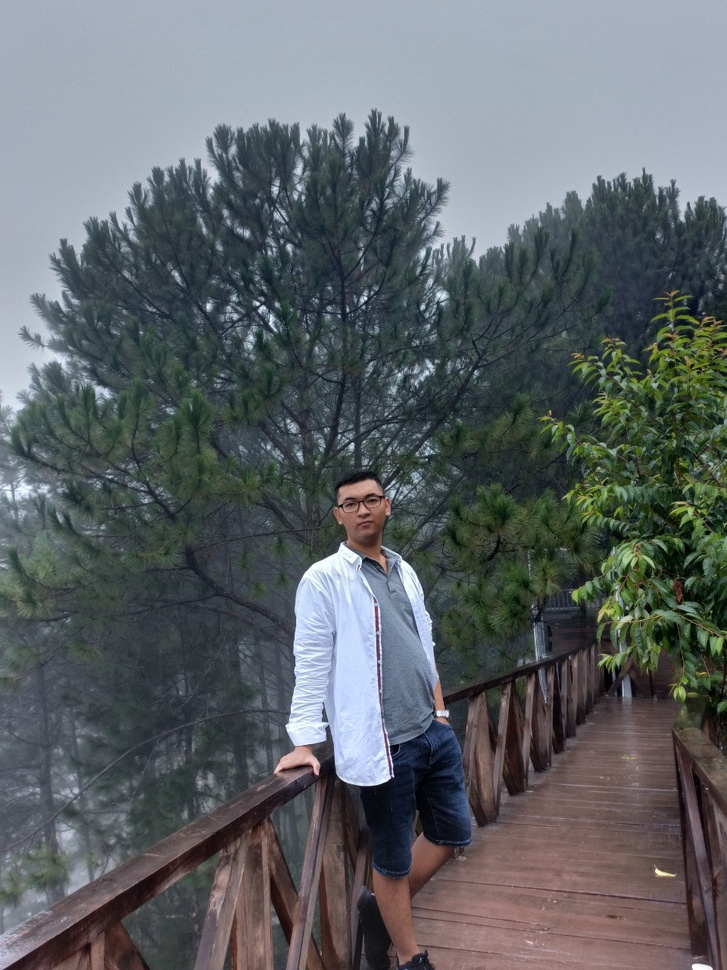
#> input picture Xử lý ảnh/pine.jpg, 727 x 970 px, shrunk from 960 x 1280 before the run
$ jupyter execute 1.ipynb   (older library calls are emulated)
#> lines starting #> are read from the running program, lines starting #| are printed output that depends on the picture; after the words box and inside, x2 and y2 are one past the last pixel; in counts of white or black regions, pixels touching at a corner belong together
[cell 1]
import matplotlib.pyplot as plt
import cv2

[cell 2]
img = plt.imread('../pine.jpg')
#> img is the input picture: shape (970, 727, 3); mean R, G, B 94.2, 99.7, 102.6
plt.imshow(img)

[cell 3]
image_rgb = img.astype('float32') / 255.0

# Extract the R, G, B channels
R = image_rgb[:, :, 2]  # OpenCV loads in BGR, so R is at index 2
G = image_rgb[:, :, 1]  # Green channel
B = image_rgb[:, :, 0]  # Blue channel
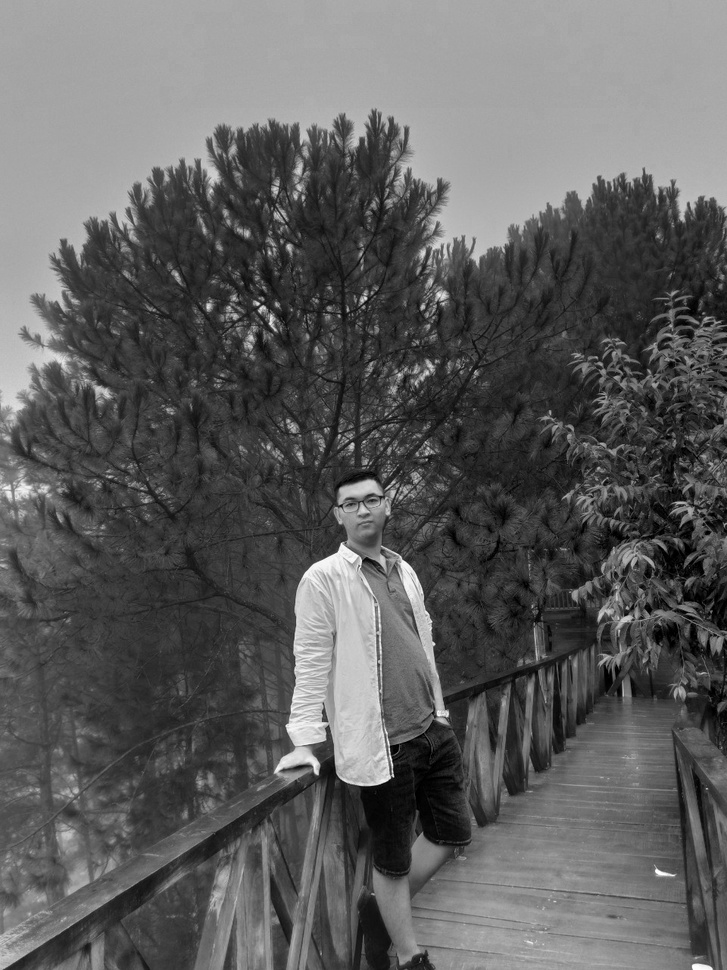
#> B: shape (970, 727) float32; min 0, max 1, mean 0.369

# Apply the grayscale conversion formula
Y = 0.2126 * R + 0.7152 * G + 0.0722 * B

# Convert the result back to 8-bit image
Y = (Y * 255).astype('uint8')

# Save the resulting image as "mssv.jpg"
cv2.imwrite('mssv.jpg', Y)

# Display the original and grayscale image
plt.figure(figsize=(10, 5))

# Original RGB Image
plt.subplot(1, 2, 1)
plt.imshow(cv2.cvtColor(image_rgb, cv2.COLOR_BGR2RGB))  # Convert BGR to RGB for displaying
plt.title('Original Image')
plt.axis('off')

# Grayscale Image
plt.subplot(1, 2, 2)
plt.imshow(Y, cmap='gray')
plt.title('Grayscale Image')
plt.axis('off')

plt.show()
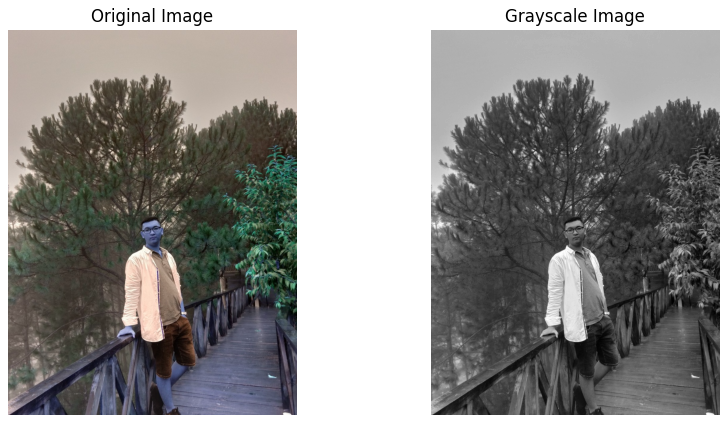
#> figure drawn by matplotlib, 2 panels; B, G, R data is drawn as R, G, B

[cell 4]
input_image = plt.imread('../pine.jpg')

# Set constants m and E (you can modify these values as needed)
m = 128  # Example value for m (you can experiment with different values)
E = 2    # Example value for E (you can experiment with different values)

# Apply the transformation formula
transformed_image = 1 / (1 + (m / (input_image + 1e-5))**E)
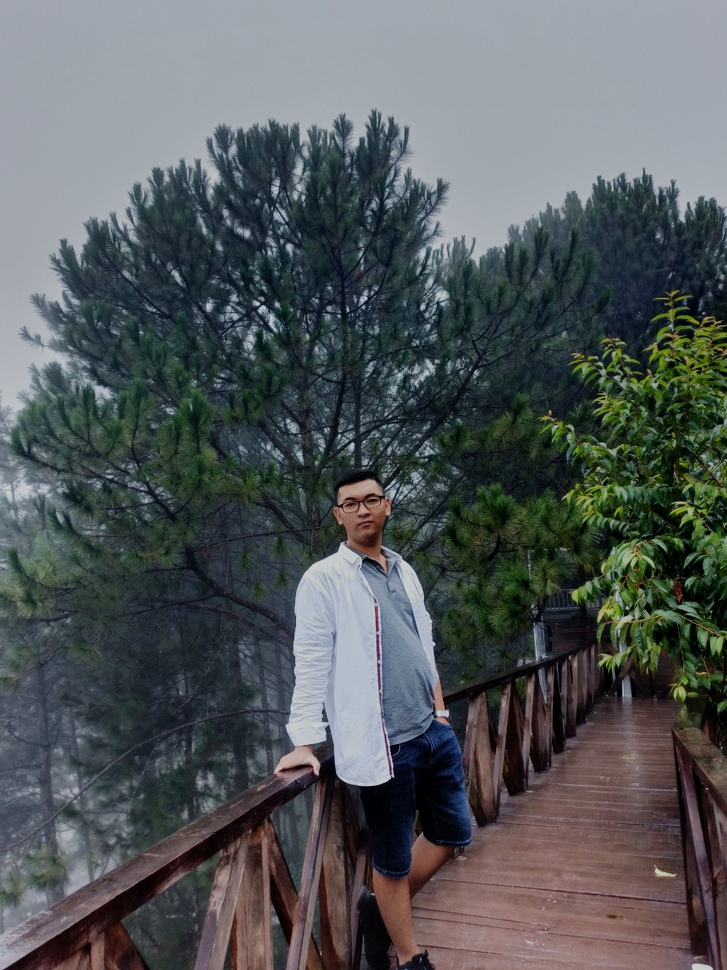
#> transformed_image: shape (970, 727, 3) float64; mean R, G, B 0.328, 0.349, 0.355

# Normalize the transformed image to the range [0, 255] and convert to uint8
transformed_image = (transformed_image * 255).astype('uint8')

# Display both the original and transformed images
plt.figure(figsize=(10, 5))

# Original Grayscale Image
plt.subplot(1, 2, 1)
plt.imshow(input_image, cmap='gray')
plt.title('Original Grayscale Image (mssv.jpg)')
plt.axis('off')

# Transformed Image
plt.subplot(1, 2, 2)
plt.imshow(transformed_image, cmap='gray')
plt.title('Transformed Image')
plt.axis('off')

plt.show()

# Optionally, save the transformed image
cv2.imwrite('transformed_mssv.jpg', transformed_image)
#> Out = True

[cell 5]
# vẽ histogram của ảnh trước và sau
# Calculate the histogram of the original and transformed images
hist_original = cv2.calcHist([Y], [0], None, [256], [0, 256])
#> hist_original = 256 values, max 20392 at index 179, min 1 at index 255, mean 2754.6
hist_transformed = cv2.calcHist([transformed_image], [0], None, [256], [0, 256])
#> hist_transformed = 256 values, max 34344 at index 159, min 0 at index 27, mean 2754.6

# Display the histograms
plt.figure(figsize=(10, 5))

# Histogram of the original grayscale image
plt.subplot(1, 2, 1)
plt.plot(hist_original, color='black')
plt.title('Histogram of the Original Grayscale Image')
plt.xlabel('Pixel Value')
plt.ylabel('Frequency')
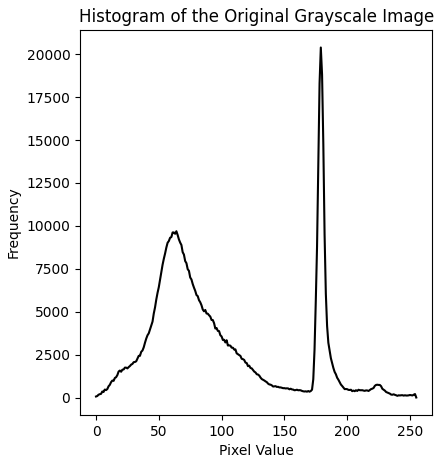
#> figure drawn by matplotlib, 1 panel; curve peaks at x = 179, y = 20392

[cell 6]
# Load the grayscale image (mssv.jpg) for gradient calculation
image = plt.imread('../pine.jpg')

# Example mssv: 20079801 (replace this with your actual mssv)
mssv = 22619011
filter_type = (mssv // 1000) % 4  # Get the fourth digit of mssv and calculate modulus 4

# Apply the selected filter based on the modulus result
if filter_type == 0:
    print("Applying Robert Cross (not available in OpenCV, skipping)")
    gradient_image = image  # For demonstration, keep original (since OpenCV doesn't have Roberts filter)
elif filter_type == 1:
    print("Applying Sobel filter")
    # Sobel filter
    gradient_image_x = cv2.Sobel(image, cv2.CV_64F, 1, 0, ksize=3)
    gradient_image_y = cv2.Sobel(image, cv2.CV_64F, 0, 1, ksize=3)
    gradient_image = cv2.magnitude(gradient_image_x, gradient_image_y)
elif filter_type == 2:
    print("Applying Prewitt filter")
    # Prewitt filter (approximated with kernel)
    kernelx = np.array([[1, 0, -1], [1, 0, -1], [1, 0, -1]])
    kernely = np.array([[1, 1, 1], [0, 0, 0], [-1, -1, -1]])
    gradient_image_x = cv2.filter2D(image, -1, kernelx)
    gradient_image_y = cv2.filter2D(image, -1, kernely)
    gradient_image = cv2.magnitude(gradient_image_x, gradient_image_y)
elif filter_type == 3:
    print("Applying Laplacian filter")
    # Laplacian filter
    gradient_image = cv2.Laplacian(image, cv2.CV_64F)
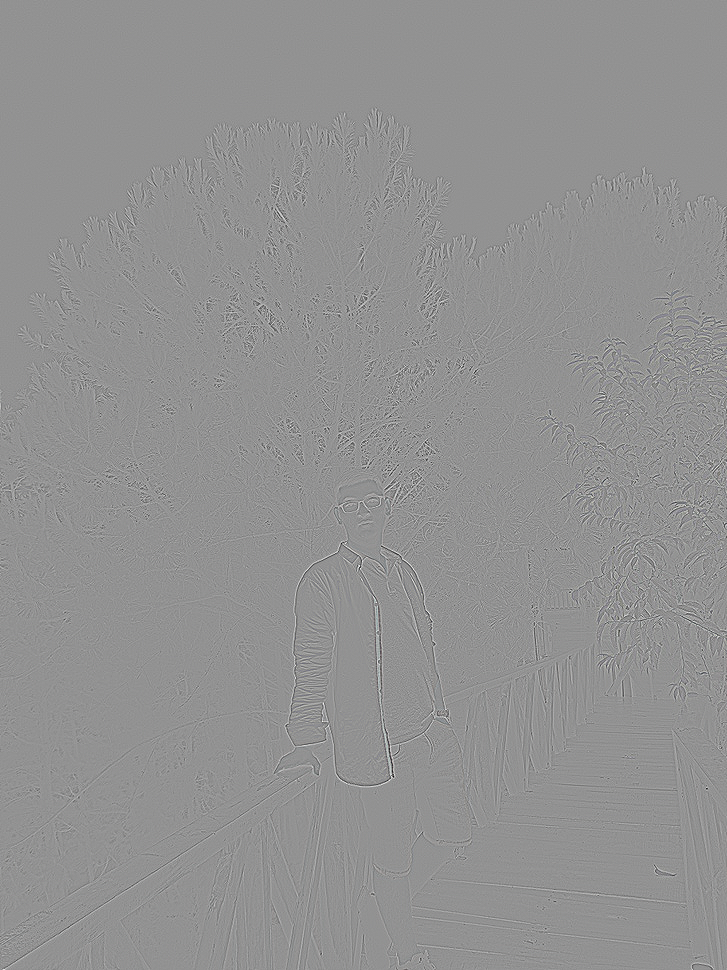
#> gradient_image: shape (970, 727, 3) float64; mean R, G, B 0, 0, 0; drawn with min black and max white

# Normalize the gradient image for better visualization
gradient_image = cv2.normalize(gradient_image, None, 0, 255, cv2.NORM_MINMAX).astype('uint8')

# Display original and filtered images
plt.figure(figsize=(10, 5))

# Original Grayscale Image
plt.subplot(1, 2, 1)
plt.imshow(image, cmap='gray')
plt.title('Original Grayscale Image')
plt.axis('off')

# Gradient Image
plt.subplot(1, 2, 2)
plt.imshow(gradient_image, cmap='gray')
plt.title('Filtered Image (Gradient)')
plt.axis('off')

plt.show()

# Optionally, save the gradient image
cv2.imwrite('gradient_mssv.jpg', gradient_image)
#> Out = True

[cell 7]
import cv2
import matplotlib.pyplot as plt

# Load the grayscale image (mssv.jpg)
image = cv2.imread('../pine.jpg', cv2.IMREAD_GRAYSCALE)
#> image: shape (970, 727); min 0, max 255, mean 98.3

# 1. Basic global thresholding (you can set a threshold value, e.g., 127)
_, basic_thresh = cv2.threshold(image, 127, 255, cv2.THRESH_BINARY)
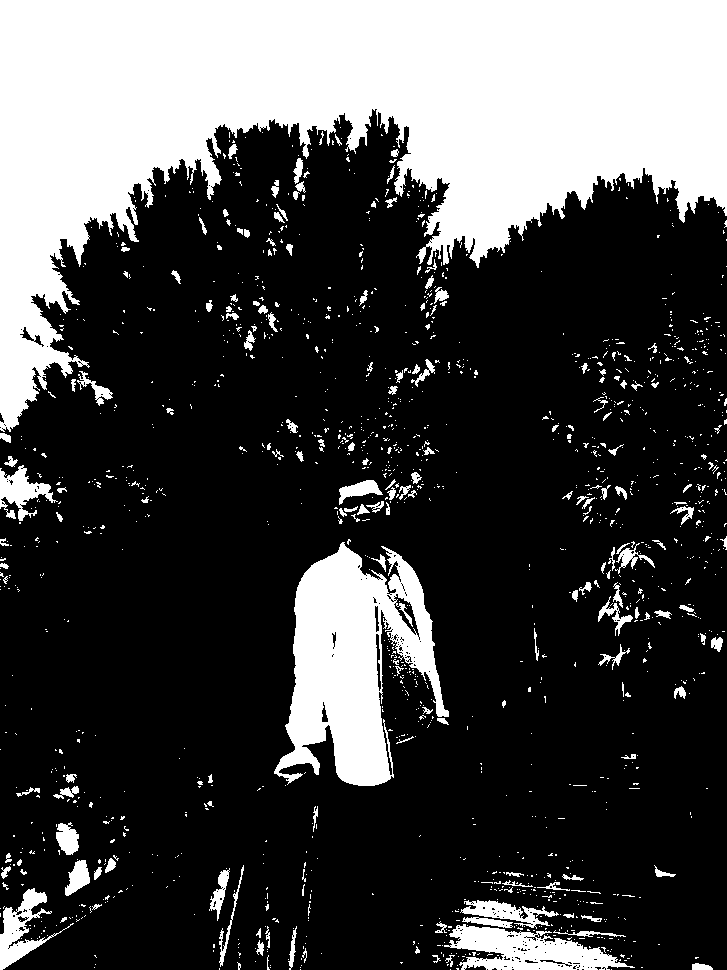
#> basic_thresh: shape (970, 727); 27.7% white; 1475 white regions (1295 under 20 px), largest, box (x1, y1, x2, y2) and area: (0, 0, 727, 432) 147660, (274, 542, 449, 786) 22537, (444, 924, 635, 970) 4685

# 2. Otsu's thresholding
_, otsu_thresh = cv2.threshold(image, 0, 255, cv2.THRESH_BINARY + cv2.THRESH_OTSU)
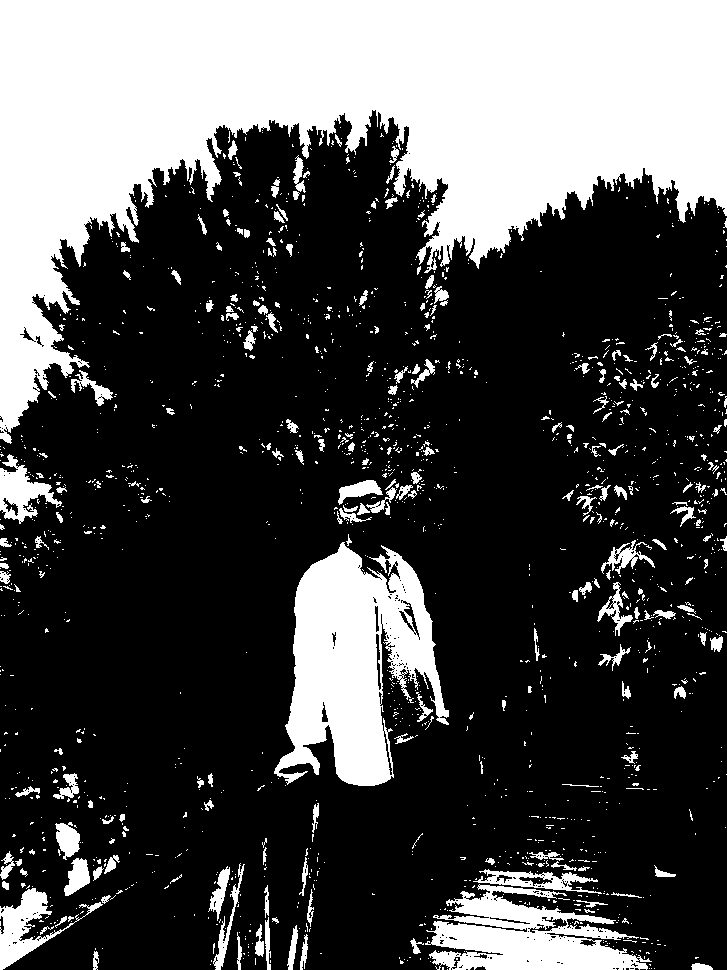
#> otsu_thresh: shape (970, 727); 29.9% white; 1684 white regions (1455 under 20 px), largest, box (x1, y1, x2, y2) and area: (0, 0, 727, 444) 148910, (274, 542, 449, 786) 23828, (425, 884, 652, 970) 10735

# Display original and thresholded images
plt.figure(figsize=(15, 5))

# Original Image
plt.subplot(1, 3, 1)
plt.imshow(image, cmap='gray')
plt.title('Original Grayscale Image (mssv.jpg)')
plt.axis('off')

# Basic Thresholding
plt.subplot(1, 3, 2)
plt.imshow(basic_thresh, cmap='gray')
plt.title('Basic Thresholding (127)')
plt.axis('off')

# Otsu Thresholding
plt.subplot(1, 3, 3)
plt.imshow(otsu_thresh, cmap='gray')
plt.title("Otsu's Thresholding")
plt.axis('off')

plt.show()

# Optionally, save the thresholded images
cv2.imwrite('basic_thresh_mssv.jpg', basic_thresh)
cv2.imwrite('otsu_thresh_mssv.jpg', otsu_thresh)
#> Out = True

$ run again, with Xử lý ảnh/1.jpg copied over Xử lý ảnh/pine.jpg
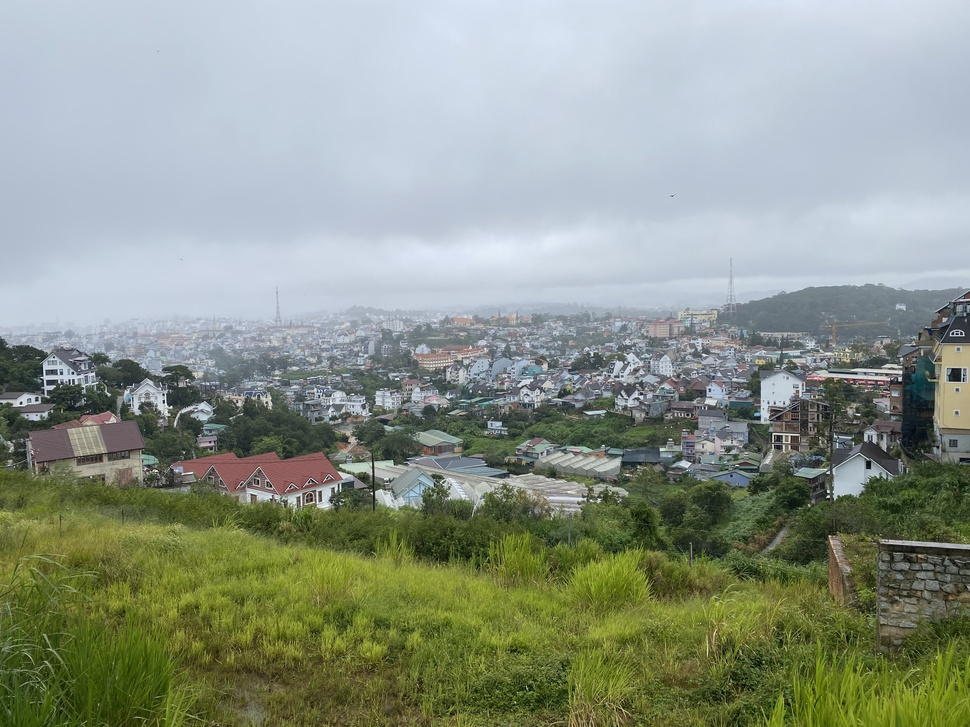
#> input picture Xử lý ảnh/1.jpg, 970 x 727 px, shrunk from 2568 x 1926 before the run
#> img is the input picture: shape (727, 970, 3); mean R, G, B 141.6, 150.8, 137.8
#> `cv2.imwrite('transformed_mssv.jpg', transformed_image)`: Out = True
#> hist_original = 256 values, max 16332 at index 200, min 0 at index 2, mean 2754.6
#> hist_transformed = 256 values, max 31367 at index 179, min 0 at index 27, mean 2754.6
#> `[cell 5] # vẽ histogram của ảnh trước và sau # Calculate the histogram..`:
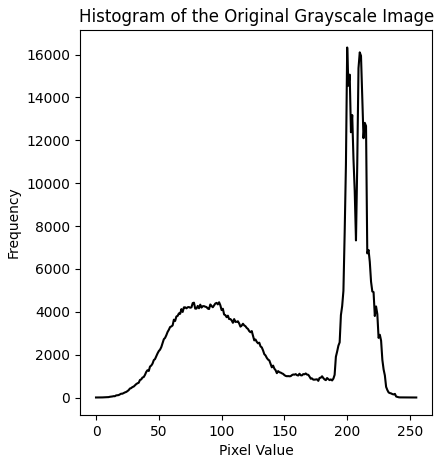
#> figure drawn by matplotlib, 1 panel; curve peaks at x = 200, y = 16332
#> `cv2.imwrite('gradient_mssv.jpg', gradient_image)`: Out = True
#> basic_thresh: shape (727, 970); 56.3% white; 1022 black regions (985 under 20 px), largest, box (x1, y1, x2, y2) and area: (0, 291, 970, 727) 303154, (688, 343, 731, 364) 281, (668, 318, 713, 342) 265
#> `_, otsu_thresh = cv2.threshold(image, 0, 255, cv2.THRESH_BINARY + cv2...`:
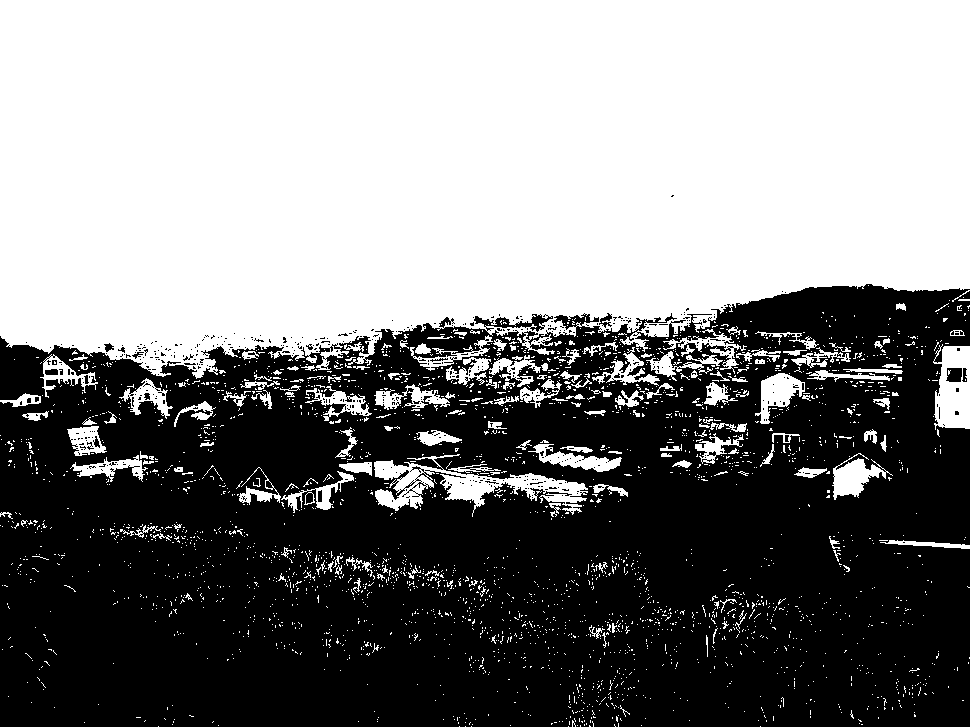
#> otsu_thresh: shape (727, 970); 50.7% white; 531 black regions (513 under 20 px), largest, box (x1, y1, x2, y2) and area: (0, 284, 970, 727) 345355, (946, 368, 962, 382) 194, (599, 313, 612, 328) 88
